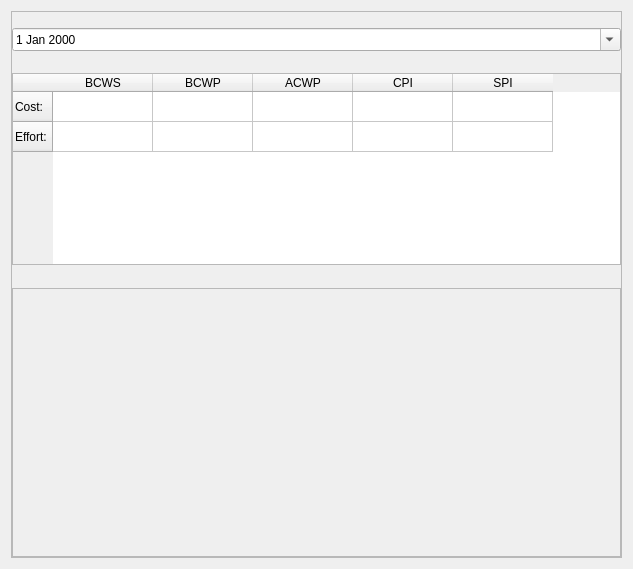
<?xml version="1.0" encoding="UTF-8"?>
<ui version="4.0">
 <class>KPlato::PerformanceStatus</class>
 <widget class="QWidget" name="KPlato::PerformanceStatus">
  <property name="geometry">
   <rect>
    <x>0</x>
    <y>0</y>
    <width>633</width>
    <height>569</height>
   </rect>
  </property>
  <property name="sizePolicy">
   <sizepolicy hsizetype="Preferred" vsizetype="Preferred">
    <horstretch>0</horstretch>
    <verstretch>0</verstretch>
   </sizepolicy>
  </property>
  <property name="focusPolicy">
   <enum>Qt::NoFocus</enum>
  </property>
  <property name="contextMenuPolicy">
   <enum>Qt::CustomContextMenu</enum>
  </property>
  <layout class="QVBoxLayout" name="verticalLayout_4">
   <item>
    <widget class="QFrame" name="frame_2">
     <property name="focusPolicy">
      <enum>Qt::StrongFocus</enum>
     </property>
     <property name="contextMenuPolicy">
      <enum>Qt::NoContextMenu</enum>
     </property>
     <property name="frameShape">
      <enum>QFrame::StyledPanel</enum>
     </property>
     <property name="frameShadow">
      <enum>QFrame::Sunken</enum>
     </property>
     <layout class="QVBoxLayout" name="verticalLayout_2">
      <property name="margin">
       <number>0</number>
      </property>
      <item>
       <widget class="QFrame" name="valuesFrame">
        <property name="sizePolicy">
         <sizepolicy hsizetype="Preferred" vsizetype="Preferred">
          <horstretch>0</horstretch>
          <verstretch>0</verstretch>
         </sizepolicy>
        </property>
        <property name="frameShape">
         <enum>QFrame::NoFrame</enum>
        </property>
        <property name="frameShadow">
         <enum>QFrame::Raised</enum>
        </property>
        <layout class="QVBoxLayout" name="verticalLayout_3">
         <property name="margin">
          <number>0</number>
         </property>
         <item>
          <layout class="QHBoxLayout" name="horizontalLayout_2">
           <item>
            <widget class="QDateEdit" name="dateEdit">
             <property name="calendarPopup">
              <bool>true</bool>
             </property>
            </widget>
           </item>
          </layout>
         </item>
         <item>
          <widget class="PerformanceTableWidget" name="ui_performancetable">
           <property name="sizePolicy">
            <sizepolicy hsizetype="Preferred" vsizetype="Fixed">
             <horstretch>0</horstretch>
             <verstretch>100</verstretch>
            </sizepolicy>
           </property>
           <attribute name="horizontalHeaderCascadingSectionResizes">
            <bool>true</bool>
           </attribute>
           <attribute name="verticalHeaderCascadingSectionResizes">
            <bool>true</bool>
           </attribute>
           <attribute name="verticalHeaderStretchLastSection">
            <bool>false</bool>
           </attribute>
           <row>
            <property name="text">
             <string>Cost:</string>
            </property>
           </row>
           <row>
            <property name="text">
             <string>Effort:</string>
            </property>
           </row>
           <column>
            <property name="text">
             <string>BCWS</string>
            </property>
           </column>
           <column>
            <property name="text">
             <string>BCWP</string>
            </property>
           </column>
           <column>
            <property name="text">
             <string>ACWP</string>
            </property>
           </column>
           <column>
            <property name="text">
             <string>CPI</string>
            </property>
           </column>
           <column>
            <property name="text">
             <string>SPI</string>
            </property>
           </column>
          </widget>
         </item>
        </layout>
       </widget>
      </item>
      <item>
       <widget class="QFrame" name="frame">
        <property name="frameShape">
         <enum>QFrame::StyledPanel</enum>
        </property>
        <property name="frameShadow">
         <enum>QFrame::Sunken</enum>
        </property>
        <layout class="QVBoxLayout" name="verticalLayout">
         <property name="margin">
          <number>0</number>
         </property>
         <item>
          <widget class="KDChart::Chart" name="ui_chart" native="true"/>
         </item>
        </layout>
       </widget>
      </item>
     </layout>
    </widget>
   </item>
  </layout>
 </widget>
 <customwidgets>
  <customwidget>
   <class>KDChart::Chart</class>
   <extends>QWidget</extends>
   <header>KDChartChart</header>
   <container>1</container>
  </customwidget>
  <customwidget>
   <class>PerformanceTableWidget</class>
   <extends>QTableWidget</extends>
   <header>kptperformancetablewidget.h</header>
  </customwidget>
 </customwidgets>
 <resources/>
 <connections/>
</ui>
